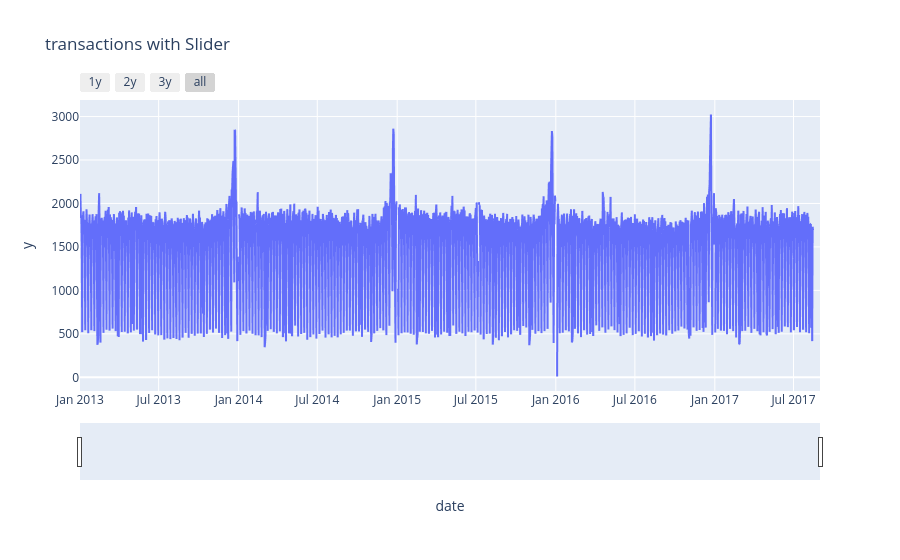

The notebook cell saved with this chart:
### Code cell
import plotly.express as px
subset = dataset.loc[dataset['store_nbr']==1,:]
fig = px.line(subset,x=subset.index,y=subset['transactions'], title='transactions with Slider')
fig.update_xaxes(
    rangeslider_visible = True,
    rangeselector = dict(
        buttons=list([
            dict(count=1,label='1y',step='year',stepmode='backward'),
            dict(count=2,label='2y',step='year',stepmode='backward'),
            dict(count=3,label='3y',step='year',stepmode='backward'),
            dict(step='all')
        ])
    )
)
fig.show()

### Figure 1 — Plotly figure (JSON) as saved in the notebook; plotly's stock layout.template omitted (floating-point values rounded to 4 significant figures; data arrays with more than 128 entries replaced by an {"elided": "..."} marker saying what was removed)
{"data": [{"hovertemplate": "date=%{x}<br>y=%{y}<extra></extra>", "legendgroup": "", "line": {"color": "#636efa", "dash": "solid"}, "marker": {"symbol": "circle"}, "mode": "lines", "name": "", "showlegend": false, "type": "scattergl", "x": {"elided": "56100 str values"}, "xaxis": "x", "y": {"elided": "56100 float values"}, "yaxis": "y"}], "layout": {"legend": {"tracegroupgap": 0}, "title": {"text": "transactions with Slider"}, "xaxis": {"anchor": "y", "domain": [0, 1], "rangeselector": {"buttons": [{"count": 1, "label": "1y", "step": "year", "stepmode": "backward"}, {"count": 2, "label": "2y", "step": "year", "stepmode": "backward"}, {"count": 3, "label": "3y", "step": "year", "stepmode": "backward"}, {"step": "all"}]}, "rangeslider": {"visible": true}, "title": {"text": "date"}}, "yaxis": {"anchor": "x", "domain": [0, 1], "title": {"text": "y"}}}}
